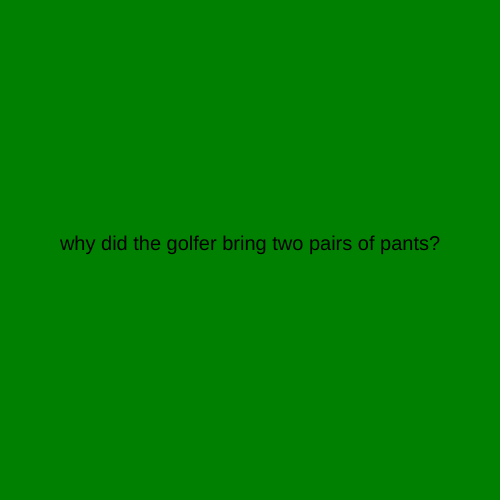
Frame 1 (no input)
Frame 60 (no input): identical to frame 1, image omitted
Frame 120 (the mouse pressed at the canvas centre since frame 60): identical to frame 1, image omitted

The p5.js sketch that drew this single still picture (run headless with seeded random() and noise() and a simulated clock; from frame 60 on, the mouse is pressed at the canvas centre):

// p5.js sketch
// ── sketch.js

let state = 0;
let timer = 0;

function setup() {
    createCanvas(500, 500);
    textAlign(CENTER);
    rectMode(CENTER);
    textSize(20);
}

function draw() {

    switch (state) {
        case 0:
            background("green");
            text("why did the golfer bring two pairs of pants?", width / 2, height / 2);

            timer++ ;
            if (timer > 3*60){
              timer = 0 ;
              state = 1 ;
            }
            break;

        case 1:
            background("red");
            text("in case he got a hole in one! HAHAHAHA", width / 2, height / 2);

            timer++ ;
            if (timer > 3*60){
              timer = 0 ;
              state = 1 ;
            }
            break;
    }
}
